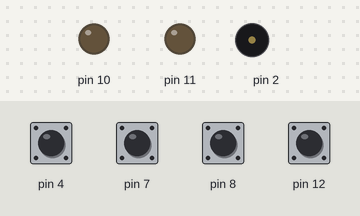
The sketch below on a simulated Arduino Uno, built with avr-gcc and run on an emulated ATmega328P. Shown: output pins drawn as LEDs (lit = HIGH), buzzer (waves = sounding). The test bench sets the inputs (shaded band); at power-on: pin 4, pin 7, pin 8, pin 12 HIGH.

Above: at 1.2 s.
1.3 s: pin 4 pulled LOW for 0.15 s
At 1.4 s:
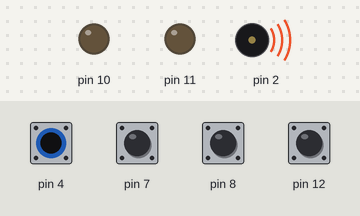
Timing chart, 0 to 4.3 s (numbered marks = the images above; inputs shaded):
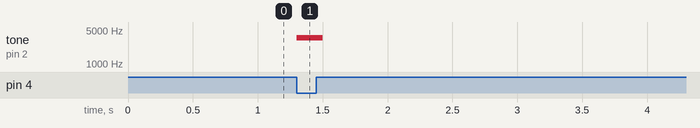

Measured:
- after the input at 1.3 s, tone on pin 2: silent → 3500 Hz at once, → silent 0.20 s later

The sketch:

ANIX_Alarm_System_1_0.ino
```cpp
#include <Keypad.h>
int toneHz = 3500;
int toneTime = 50;

void setup() {
  // put your setup code here, to run once:
 pinMode(2,OUTPUT);
 pinMode(10,OUTPUT);
 pinMode(11,OUTPUT);
 pinMode(4, INPUT_PULLUP );
 pinMode(7, INPUT_PULLUP );
 pinMode(8, INPUT_PULLUP );
 pinMode(12, INPUT_PULLUP );
}

void loop() {
  // put your main code here, to run repeatedly:

  int Buton1 = digitalRead(4);
  int Buton2 = digitalRead(7);
  int Buton3 = digitalRead(8);
  int Buton4 = digitalRead(12);


  if(Buton1 == 0){

  tone(2,toneHz,toneTime);
}

if(Buton2 == 0){

  tone(2,toneHz,toneTime);
}
if(Buton3 == 0){

  tone(2,toneHz,toneTime);
}
if(Buton4 == 0){

  tone(2,toneHz,toneTime);
}

}
```
